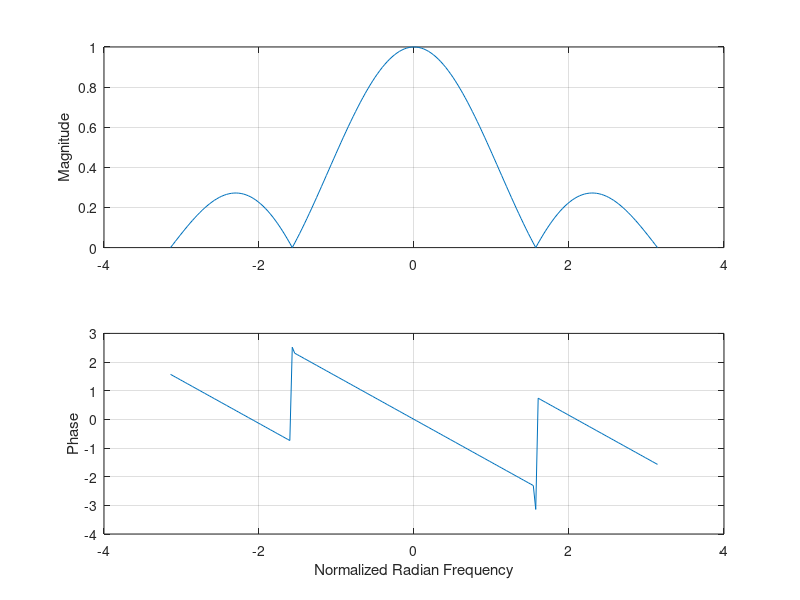
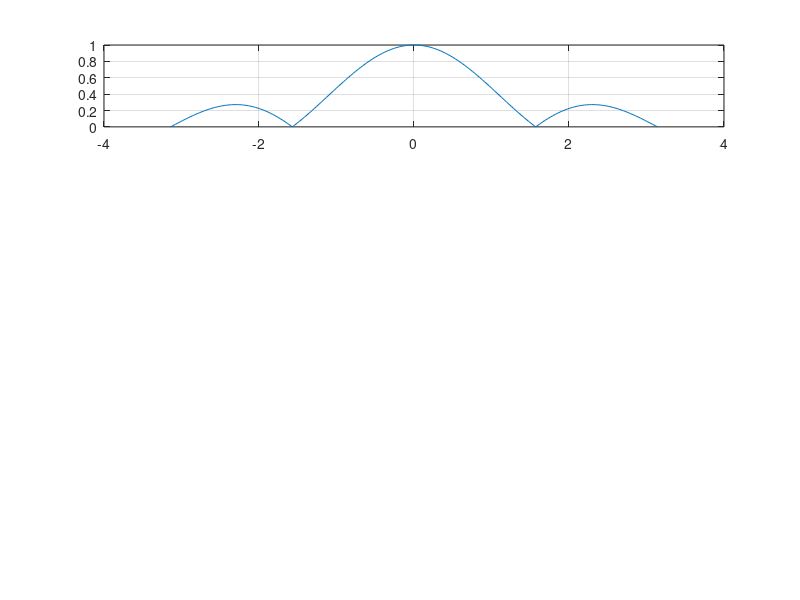

These charts were generated, in order, by the following MATLAB code: (Note: this script raises an error after producing the figures.)
%TASK 01
clc
clear all
close all

yn = [0.25,0.25,0.25,0.25];
t = -pi:(pi/100):pi; %frequency vector
H = freqz(yn,1,t);
subplot(2,1,1);
plot(t,abs(H)), grid on
ylabel('Magnitude')
subplot(2,1,2);
plot(t,angle(H)), grid on
ylabel('Phase')
xlabel('Normalized Radian Frequency')


%TASK 01(b)
figure
for i=4 :+4 : 16
    yn = ones(i,1);
    yn = yn.*(1/i);
    H = freqz(yn,1,t);
    subplot(4,1,i/4);
    plot(t,abs(H)), grid on
    title('N = ',i);
end
 xlabel('Normalized Radian Frequency')


 %% TASK 02(a)

clc
clear all
close all

W = 0.44*pi;
L=10;
n=0:L-1;
yn = (2/L).*(cos(W.*n));
t = -pi:(pi/100):pi;

H = freqz(yn,1,t);
figure
subplot(2,1,1);
plot(t,abs(H)), grid on
title('Band Pass filter L= 10')
ylabel('Magnitude')
subplot(2,1,2);
plot(t,angle(H)), grid on
xlabel('Normalized Radian Frequency')
ylabel('Phase')


%% TASK 02(b)
clc
clear all
close all

W = 0.44*pi;
t = -pi:(pi/100):pi; %frequency vector

for L=20 :+20 : 40
    %plotting freq response for L=20 and 40
    n=0:L-1;
    yn = (2/L).*(cos(W.*n));
    H = freqz(yn,1,t);
    figure
    subplot(2,1,1);
    plot(t,abs(H)), grid on
    title(['Magnitude response L=' num2str(L)])
    subplot(2,1,2);
    plot(t,angle(H)), grid on
    title(['Phase Response L=' num2str(L)])
    xlabel('Normalized Radian Frequency')

    %determining width of passband filters
    Hmax = max(abs(H));
    pbwVector = find(abs(H)./Hmax > 0.707); %vector satisfying given conditions
    L
    passBandWidth = t(pbwVector(end)) - t(pbwVector(1)) %passband width

end

%% TASK 02(c)
clc
clear all
close all

Wlow = 0.3*pi; %lowest frequency
Whigh = 0.7*pi; %highest frequency
w = 0.44*pi ;
t = -pi:(pi/100):pi; %frequency vector
L=1; %initially
n = 0:L-1;
yn = (2/L).*(cos(w.*n)); %frequency response
H= freqz(yn,1,t);

Hmax = max(abs(H));
vect = find( abs(t)<= Wlow | (abs(t) >= Whigh & abs(w) <= pi) ); %vector of indexes satisfying the given condition for allowed frequencies

%increasing value of L and checking the given condition until it is met
while true
    if( all(abs(10*H(vect))<=Hmax) ) %stop when the condition is met
        break
    end
    %repeating all above steps for the next value of N
    L=L+1;
    n = 0:L-1;
    yn = (2/L).*(cos(w.*n)); %frequency response
    H = freqz(yn,1,t);
    Hmax = max(abs(H));
    vect = find( abs(t)<= Wlow | (abs(t) >= Whigh & abs(w) <= pi) ); 
end
L


% TASK 02(d)


w= 0.44*pi;
L=37;
n=0:L-1;
t = -pi:(pi/100):pi; %frequency vector

h = (2/L).*(cos(w.*n)); %frequency response
xn = 10*cos(0.3*pi*n) + 40*cos(0.44*pi*n - pi/3) + 20*cos(0.7*pi*n - pi/4); %input signal

yn= conv(xn,h); %output

figure
subplot 211
plot(xn)
title('Original Signal')
grid on

subplot 212
plot(yn)
title('Filtered')
xlabel('Samples')
grid on
   
%FFT
fs = 2*pi; % sampling frequency
t = 0:(1/fs):(10-1/fs); % time vector
S= yn; %output acquired in step 1
n = length(S);
X = fft(S) ;
Y = fftshift(X);
fshift = (-n/2:n/2-1)*(fs/n); % zero-centered frequency range
figure
plot(fshift,abs(Y)/n)
title('FFT of output signal yn')
ylabel('Magnitude')
xlabel('Frequency')